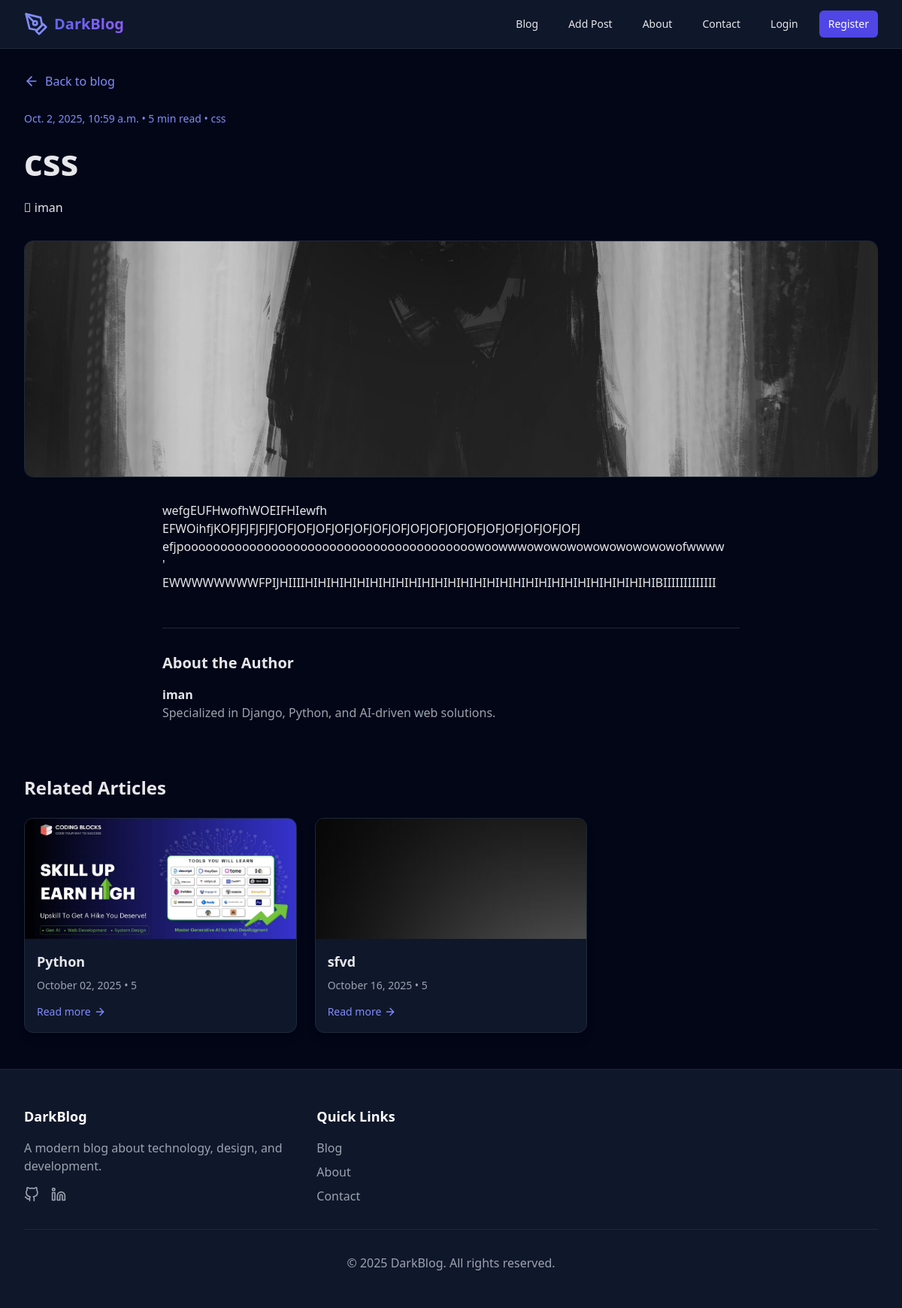
The app's page /post/4/ with its own data.
### Home/models.py (models this page shows, shortened)
class Post(models.Model):
    title = models.CharField(max_length=100)
    slug = models.SlugField(unique=True, blank=True, null=True)
    content = models.TextField()
    author = models.ForeignKey(User, on_delete=models.CASCADE)
    image = models.ImageField(upload_to='posts/', blank=True, null=True)
    created = models.DateTimeField(auto_now_add=True)
    read_time = models.PositiveIntegerField(default=5)
    category = models.ForeignKey(Category, on_delete=models.SET_NULL, null=True, blank=True)

class Profile(models.Model):
    user = models.OneToOneField(User, on_delete=models.CASCADE)
    bio = models.TextField(blank=True, null=True)

### Home/views.py (the view)
# urls.py: path('post/<int:pk>/', PostDetailView.as_view(), name='post_detail'),
class PostDetailView(DetailView):
    model = Post
    template_name = 'Home/post_detail.html'
    context_object_name = 'post'
    def get_context_data(self, **kwargs):
        context = super().get_context_data(**kwargs)
        post = self.object
        if post.category:
            related = Post.objects.filter(category=post.category).exclude(id=post.id)[:3]
        else:
            related = Post.objects.exclude(id=post.id)[:3]
        context['related_posts'] = related
        return context

### Home/templates/Home/post_detail.html (shortened to what this page needs)
{% extends 'base.html' %}
{% load static %}
{% block content %}
    <main class="pt-24 pb-12 px-4 sm:px-6 lg:px-8 max-w-7xl mx-auto">
        <div class="mb-6">
            <a href="{% url 'home' %}" class="inline-flex items-center text-indigo-400 hover:text-indigo-300">
                <i data-feather="arrow-left" class="w-5 h-5 mr-2"></i> Back to blog
            </a>
        </div>
        <article class="mb-12">
            <div class="mb-6 text-sm text-indigo-400">
                {{ post.created }} • {{ post.read_time }} min read • {{ post.slug }}
            </div>
            <h1 class="text-3xl sm:text-4xl lg:text-5xl font-bold mb-6" data-aos="fade-up">{{ post.title }}</h1>
            <div class="flex items-center mb-8">
                <div>
                    <p class="font-medium"> &#xe236 {{ post.author }}</p>
                </div>
            </div>
            <img src="{% if post.image %}{{ post.image.url }}{% else %}/media/images/user.jpg{% endif %}"
                 alt="Featured image"
                 class="w-full h-[315px] object-cover rounded-xl mb-8 border border-gray-800">
            <div class="content-wrapper max-w-3xl mx-auto">
                <p class="text-xl font-medium mb-6">{{ post.content|linebreaks }}</p>
                <div class="mt-12 border-t border-gray-800 pt-8">
                    <h3 class="text-xl font-bold mb-4">About the Author</h3>
                    <div class="flex items-start">
                        <div>
                            <p class="font-bold">{{ post.author }}</p>
                            <p class="text-gray-400 mb-2">{{ post.author.profile.bio }}</p>
                        </div>
                    </div>
                </div>
            </div>
        </article>
        <div class="mt-16">
            <h2 class="text-2xl font-bold mb-6">Related Articles</h2>
            <div class="grid grid-cols-1 md:grid-cols-3 gap-6">
                {% for related in related_posts %}
                    <div class="bg-dark rounded-xl overflow-hidden shadow-lg border border-gray-800 transition-all duration-300">
                        <img src="
                                {% if related.image %}{{ related.image.url }}{% else %}{% static 'media/images/user.jpg' %}{% endif %}"
                             alt="Post thumbnail" class="w-full h-40 object-cover">
                        <div class="p-4">
                            <h3 class="text-lg font-bold mb-2">{{ related.title }}</h3>
                            <p class="text-gray-400 text-sm mb-3">{{ related.created|date:'F d, Y' }}
                                • {{ related.read_time }}</p>
                            <a href="{% url 'post_detail' related.pk %}"
                               class="text-indigo-400 hover:text-indigo-300 font-medium inline-flex items-center text-sm">
                                Read more <i data-feather="arrow-right" class="ml-1 w-4 h-4"></i>
                            </a>
                        </div>
                    </div>
                {% endfor %}
            </div>
        </div>
    </main>
{% endblock %}

### records on screen
Post: created "Oct. 2, 2025, 10:59 a.m.", read_time "5", slug "css", title "css", author "iman", image (picture), content "wefgEUFHwofhWOEIFHIewfh EFWOihfjKOFJFJFJFJFJOFJOFJOFJOFJOFJOFJOFJOFJOFJOFJOFJOFJOFJOFJOFJOFJ efjpoooooooooooooooooooooooooooooooooooooooowoowwwowowowowowowowowowofwwww ' EWWWWWWWWFPIJHIIIIHIHIHIHIHIHIHIHIHIHIHIHIHIHIHIHIHIHIHIHIHIHIHIHIHIHIHIBIIIIIIIIIIIII", author.profile.bio "Specialized in Django, Python, and AI-driven web solutions."
Post: image (picture), title "Python", created "October 02, 2025", read_time "5"
Post: title "sfvd", created "October 16, 2025", read_time "5"
